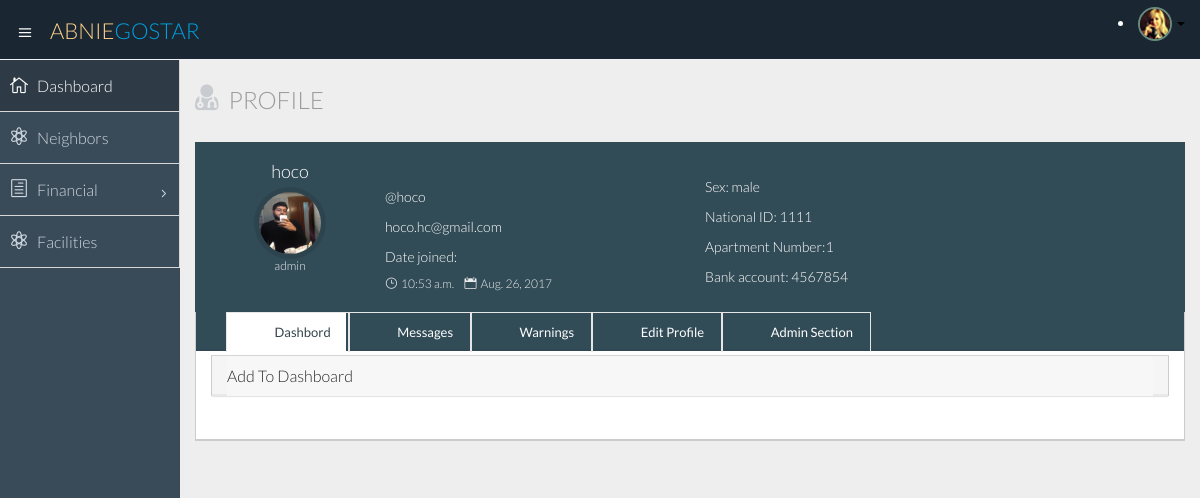
The page /home/index/ (signed in) on the database as committed earlier.
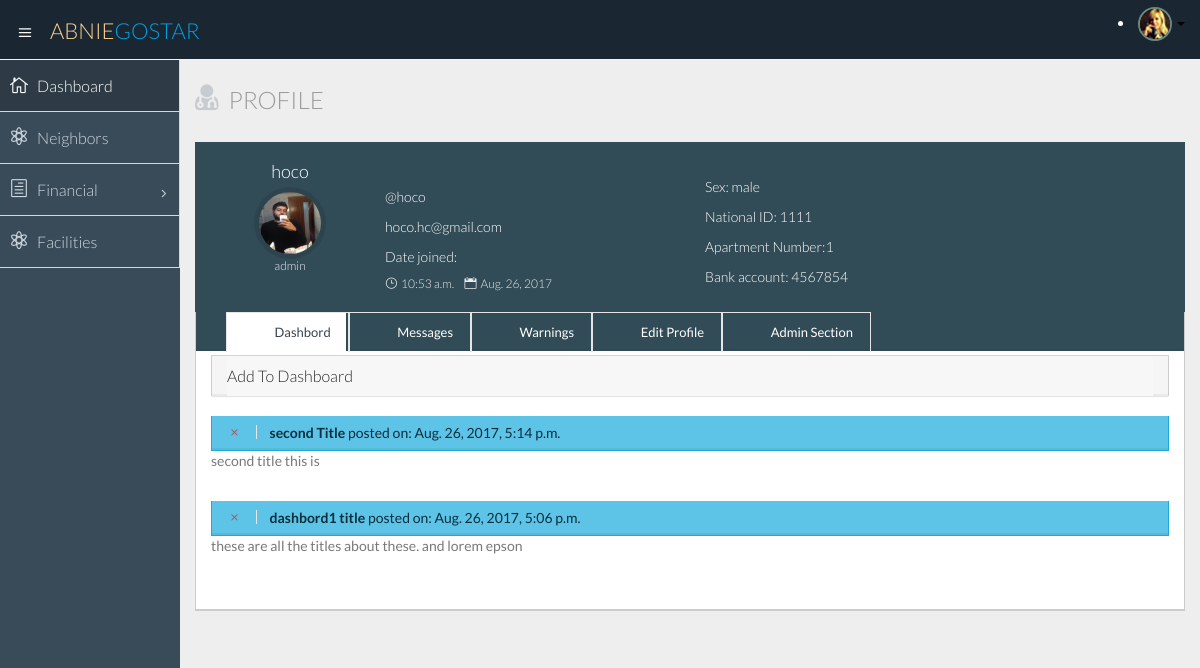
The same page on the database as committed later.
### polls/models.py (models this page shows)
class Dashboard(models.Model):
    id = models.IntegerField(primary_key=True)
    _building = models.ForeignKey('Building' , on_delete=models.CASCADE, null=True)
    date_time = models.DateTimeField('notification date', null=True, blank=True)
    title = models.CharField(max_length=30, null=True)
    text = models.TextField(null=True)
    class Meta:
        unique_together = ('_building' , 'date_time')

### polls/views.py (the view, shortened to what this page needs)
# urls.py: url(r'^index/removeFromDashbord/([0-9]+)/$', views.removeFromDashbord, name='removeFromDashbord'),
def index(request):
    username = None
    if not request.user.is_authenticated():
        return HttpResponseRedirect('/../login/')
    if request.user.is_authenticated():
        user = Neighbor.objects.get(   user = User.objects.get(username = request.user.get_username())   )
        context = {}
        context['user']=user
        dashbords = Dashboard.objects.filter(_building=user.apartment.building).order_by('-date_time')
        context['dashbords'] = dashbords
        messages = RequestLetter.objects.filter(receiver=user).order_by('-date_time')
        context['messages'] = messages
        warnings = Warning.objects.filter(receiving_neighbor=user)
        context['warnings'] = warnings
        if user.type == "admin":
            addDashbordForm = AddDashbordForm()
            context['addDashbordForm'] = addDashbordForm
        if user.type == 'admin':
            if request.method == 'POST':
                if 'addToDashbord' in request.POST:
                    newDashbordForm = AddDashbordForm(request.POST)
                    if (newDashbordForm.is_valid()):
                        newTmp = Dashboard(title=request.POST['title'], text = request.POST['text'], date_time= datetime.datetime.now(), _building=user.apartment.building)
                        newTmp.save()
        sendMessageForm = SendMessageForm()
        context['sendMessageForm'] = sendMessageForm
        editProfileForm = EditProfileForm()
        context['editProfileForm'] = editProfileForm
        if user.type == 'admin':
            addBuilding= AddBuilding()
            context['addBuilding'] = addBuilding
            addApartment = AddApartment()
            context['addApartment'] = addApartment
            addNeighbor = signUpForm()
            context['addNeighbor'] = addNeighbor
            allComplaints = WarningLetter.objects.all().order_by('-date')
            context['allComplaints'] = allComplaints
        user = Neighbor.objects.get(user=User.objects.get(username=request.user.get_username()))
        context['date'] = date.today();
        allWarnings = Warning.objects.filter(receiving_neighbor=user)
        context['allWarnings'] = allWarnings
        return render(request, 'polls/index.html', context)
    return render(request, 'polls/facility.html', {}) #todo

### polls/templates/polls/index.html (shortened to what the changed rows need)
{% extends 'polls/temp1.html' %}
{% block content %}
                                  {% load static %}
              <div class="row">
                 <div class="col-lg-12">
                    <section class="panel">
                          <div class="panel-body">
                              <div class="tab-content">
                                  <div  id = "dashbord" class="tab-pane active">
                                      <div class="profile-activity">
                                          <div class="act-time">
                                              <div class="activity-body act-in">
                                                  {% for dashbord in dashbords %}
                                                  <div class="panel panel-primary">
                                                      <div class="panel-heading">
                                                          {% if user.type == 'admin'%}
                                                              <a name="removeFromDashbord" href="{% url 'removeFromDashbord' dashbord.id %}"><i class="icon_close"></i></i> </a>
                                                  {% endif %}
                                                          <strong>{{ dashbord.title }}</strong> posted on:  {{ dashbord.date_time }}
                                                           </div>
                                                      <div clas="panel-content">{{ dashbord.text }}</div>
                                                </div>
                                                  {% endfor %}
                                              </div>
                                          </div>
                                      </div>
                                  </div>
                              {% if user.type == 'admin' %}
                                          </div>
                                      </section>
                                  </div>
                              {% endif %}
                              </div>
                      </section>
{% endblock  %}

Rows that differ between the two databases and show on the page:
added Dashboard: title "second Title", date_time "Aug. 26, 2017, 5:14 p.m.", text "second title this is"
added Dashboard: title "dashbord1 title", date_time "Aug. 26, 2017, 5:06 p.m.", text "these are all the titles about these. and lorem epson"
